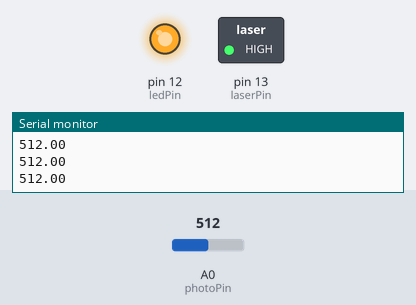
Recording of a sketch running on a simulated Arduino Uno, built with avr-gcc and run on an emulated ATmega328P. Shown: switched loads named in the sketch (green lamp = pin HIGH), output pins drawn as LEDs (lit = HIGH), the last lines printed to the serial monitor. Inputs (shaded band) come from the test bench; at power-on: A0 (photoPin) = 512.

Above: at 1.2 s.
1.3 s: A0 (photoPin) set to 939
2.8 s: A0 (photoPin) set to 965
At 4.0 s:
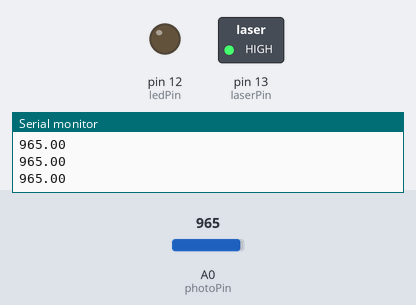
4.3 s: A0 (photoPin) set to 943
At 5.1 s:
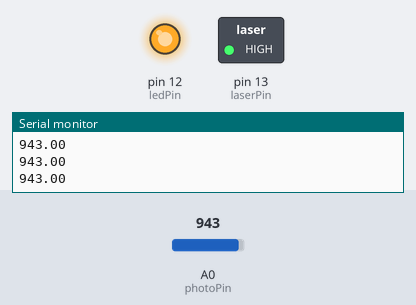
5.8 s: A0 (photoPin) set to 963
At 6.5 s:
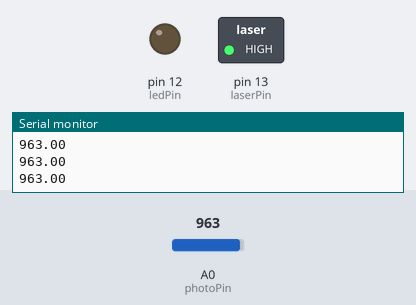
Timing chart, 0 to 8.3 s (numbered marks = the images above; inputs shaded):
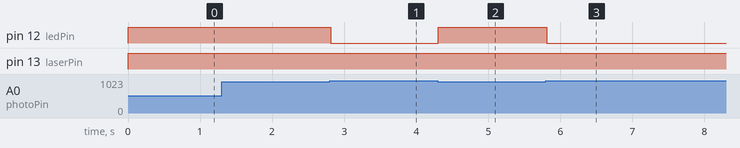

The sketch:

laser-to-led.ino
```cpp
int laserPin = 13;
int ledPin = 12;
int photoPin = A0;
//int disPin = A1;
//double disData;
double photoData;


void setup() {
  pinMode(laserPin, OUTPUT);  // Define the digital output interface pin 13
  pinMode(ledPin, OUTPUT);
  pinMode(photoPin, INPUT);
  Serial.begin(9600);
}

void loop() {
  digitalWrite(laserPin, HIGH); // Open the laser head
  photoData = analogRead(photoPin);
  Serial.println(photoData);

  if (photoData < 953){
    digitalWrite(ledPin, HIGH);
  }else{
    digitalWrite(ledPin, LOW);
  }
}
```

Measured:
- the behaviour switches between 952 and 953 on A0 (photoPin) (found by bisection; images 0 and 1)
- after the input at 2.8 s, pin 12 (ledPin): HIGH → LOW at once
- after the input at 4.3 s, pin 12 (ledPin): LOW → HIGH at once
- after the input at 5.8 s, pin 12 (ledPin): HIGH → LOW at once
